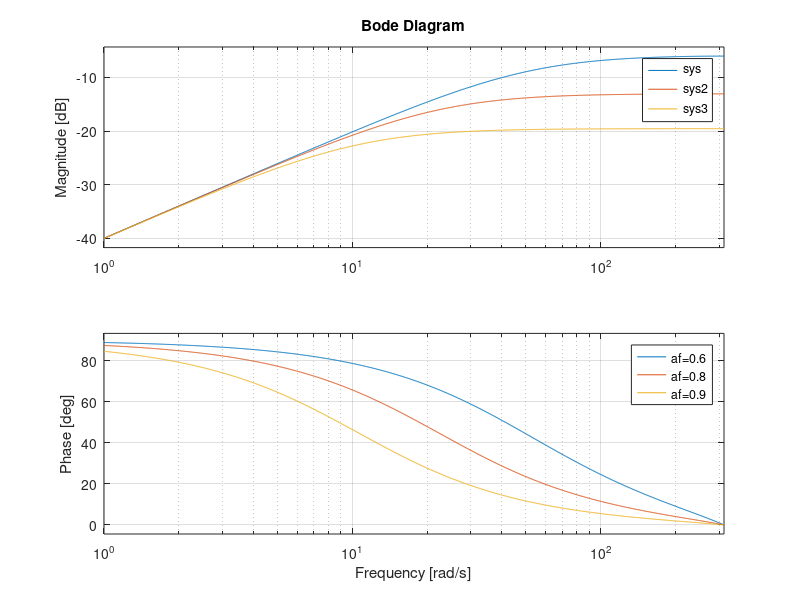

Source code (MATLAB):
figure;
af = 0.6;
Afilt = [1 -af];
Bfilt = (1-af)*[1 -1] ;
sys=tf(Bfilt,Afilt, 0.01)

af = 0.8;
Afilt = [1 -af];
Bfilt = (1-af)*[1 -1] ;
sys2=tf(Bfilt,Afilt, 0.01)

af = 0.9;
Afilt = [1 -af];
Bfilt = (1-af)*[1 -1] ;
sys3=tf(Bfilt,Afilt, 0.01)
bode(sys, sys2, sys3)
legend('af=0.6','af=0.8', 'af=0.9')
